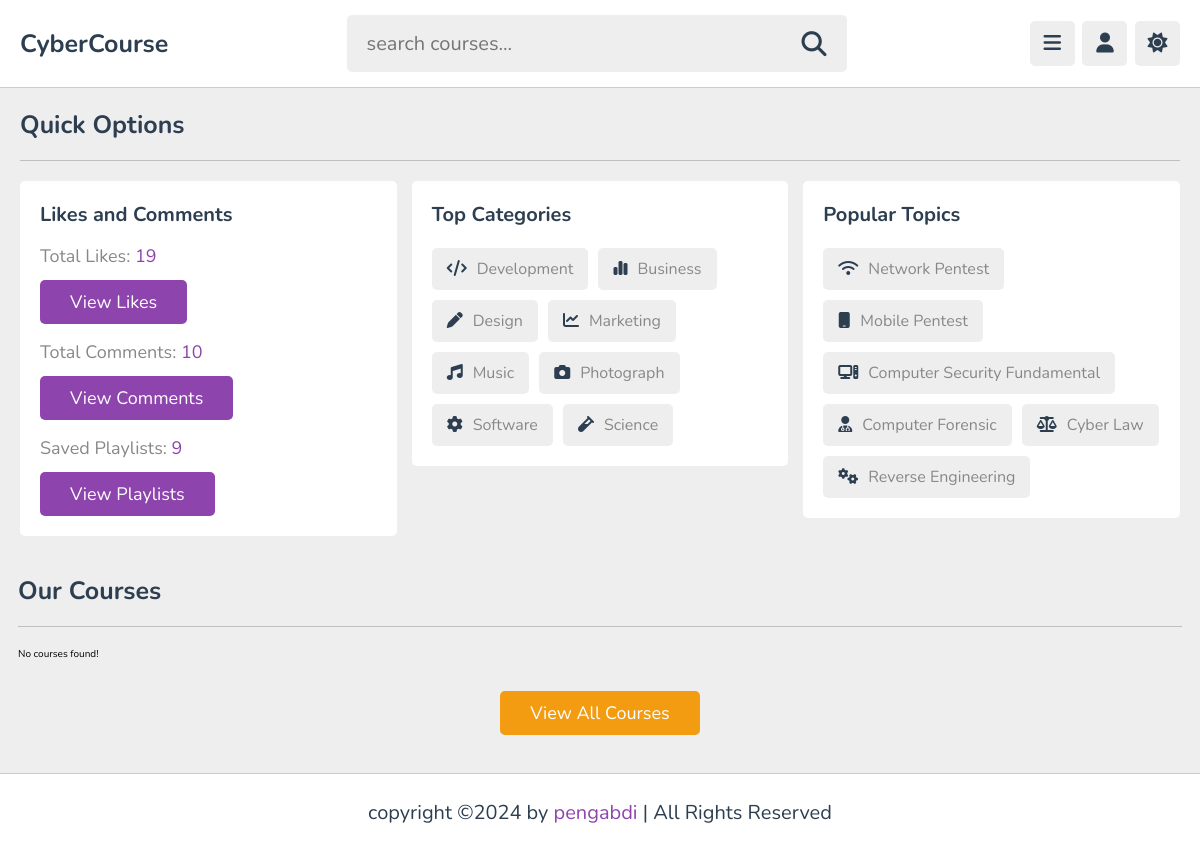
/home.php, run on an earlier commit of the app's database.
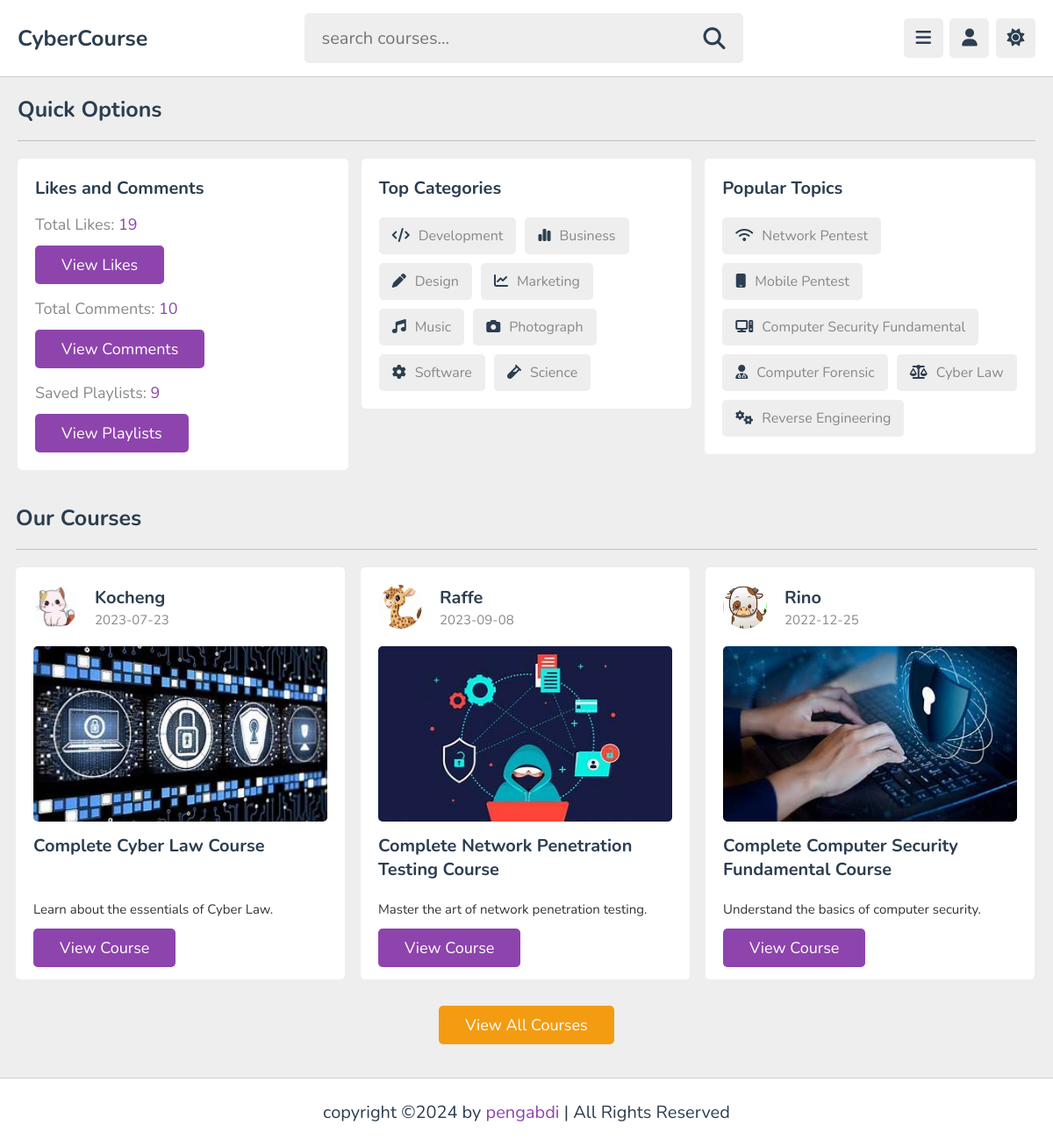
And on a later commit of the database.
### tables this page shows
CREATE TABLE `courses` (
  `course_id` int(11) NOT NULL,
  `course_title` varchar(255) NOT NULL,
  `category_id` int(11) DEFAULT NULL,
  `is_premium` tinyint(1) DEFAULT 0,
  `course_description` text DEFAULT NULL,
  `teacher_id` int(11) DEFAULT NULL,
  `course_created_date` date NOT NULL
);

CREATE TABLE `teachers` (
  `teacher_id` int(11) NOT NULL,
  `email` varchar(50) DEFAULT NULL,
  `teachers_name` varchar(50) NOT NULL
);

### home.php (the view, shortened to what this page needs)
<?php
  require_once("navigation.php");
  require_once("php/config.php");
  $query = "SELECT c.course_id, c.course_title, c.course_description, c.course_created_date, c.is_premium,
            t.teacher_id, t.teachers_name
            FROM courses c
            LEFT JOIN teachers t ON c.teacher_id = t.teacher_id
            LIMIT 3";
  $result = $conn->query($query);
?>
<!DOCTYPE html>
<html lang="en">
  <head>
    <link
      rel="stylesheet"
      href="https://cdnjs.cloudflare.com/ajax/libs/font-awesome/6.2.0/css/all.min.css"
    />
    <link rel="stylesheet" href="css/style.css" />
  </head>
  <body>
    <section class="quick-select">
      <h1 class="heading">Quick Options</h1>
      <div class="box-container">
        <div class="box">
          <h3 class="title">Likes and Comments</h3>
          <p>Total Likes: <span>19</span></p>
          <a href="#" class="inline-btn">View Likes</a>
          <p>Total Comments: <span>10</span></p>
          <a href="#" class="inline-btn">View Comments</a>
          <p>Saved Playlists: <span>9</span></p>
          <a href="#" class="inline-btn">View Playlists</a>
        </div>
        <div class="box">
          <h3 class="title">Top Categories</h3>
          <div class="flex">
            <a href="#"><i class="fas fa-code"></i><span>Development</span></a>
            <a href="#"><i class="fas fa-chart-simple"></i><span>Business</span></a>
            <a href="#"><i class="fas fa-pen"></i><span>Design</span></a>
            <a href="#"><i class="fas fa-chart-line"></i><span>Marketing</span></a>
            <a href="#"><i class="fas fa-music"></i><span>Music</span></a>
            <a href="#"><i class="fas fa-camera"></i><span>Photograph</span></a>
            <a href="#"><i class="fas fa-cog"></i><span>Software</span></a>
            <a href="#"><i class="fas fa-vial"></i><span>Science</span></a>
          </div>
        </div>
        <div class="box">
          <h3 class="title">Popular Topics</h3>
          <div class="flex">
            <a href="#"><i class="fas fa-wifi"></i><span>Network Pentest</span></a>
            <a href="#"><i class="fas fa-mobile"></i><span>Mobile Pentest</span></a>
            <a href="#"><i class="fas fa-computer"></i><span>Computer Security Fundamental</span></a>
            <a href="#"><i class="fas fa-user-md"></i><span>Computer Forensic</span></a>
            <a href="#"><i class="fas fa-balance-scale"></i><span>Cyber Law</span></a>
            <a href="#"><i class="fas fa-gears"></i><span>Reverse Engineering</span></a>
          </div>
        </div>
      </div>
    </section>
    <section class="course">
      <h1 class="heading">Our Courses</h1>
      <div class="box-container">
        <?php
          if ($result && $result->num_rows > 0) {
              while ($row = $result->fetch_assoc()) {
                $course_id = htmlspecialchars($row['course_id']);
                $course_title = htmlspecialchars($row['course_title']);
                $course_description = htmlspecialchars($row['course_description']);
                $date = htmlspecialchars($row['course_created_date']);
                $teacher_id = htmlspecialchars($row['teacher_id']);
                $teacher_name = htmlspecialchars($row['teachers_name']);
                $thumbnail_path = "img/thumbnails/tn" . $course_id . ".jpeg";
                $teacher_image_path = "img/teachers/t" . $teacher_id . ".jpeg";
                ?>
                <div class="box">
                  <div class="tutor">
                    <img src="<?php echo $teacher_image_path; ?>" alt="<?php echo $teacher_name; ?>" />
                    <div>
                      <h3><?php echo htmlspecialchars($teacher_name); ?></h3>
                      <span><?php echo $date; ?></span>
                    </div>
                  </div>
                  <img src="<?php echo $thumbnail_path; ?>" class="thumb" alt="Course Thumbnail" />
                  <h3 class="title"><?php echo htmlspecialchars($course_title); ?></h3>
                  <div class="course-description">
                      <p><?php echo htmlspecialchars($course_description); ?></p>
                  </div>
                  <a href="playlist.php?course_id=<?php echo $course_id; ?>" class="inline-btn">View Course</a>
                </div>
                <?php
              }
          } else {
              echo "<p>No courses found!</p>";
          }
        ?>
      </div>
      <div class="more-btn">
        <a href="course.php" class="inline-option-btn">View All Courses</a>
      </div>
    </section>
    <footer class="footer">
      copyright &copy;2024 by <span>pengabdi</span> | All Rights Reserved
    </footer>
  </body>
</html>

What changed in the data, as far as the page shows it:
added courses: shows a picture, teacher.teachers_name "Kocheng", course_created_date "2023-07-23", course_title "Complete Cyber Law Course", course_description "Learn about the essentials of Cyber Law."
added courses: shows a picture, teacher.teachers_name "Raffe", course_created_date "2023-09-08", course_title "Complete Network Penetration Testing Course", course_description "Master the art of network penetration testing."
added courses: shows a picture, teacher.teachers_name "Rino", course_created_date "2022-12-25", course_title "Complete Computer Security Fundamental Course", course_description "Understand the basics of computer security."
Also different on the page:
text no longer shown: "No courses found!"
